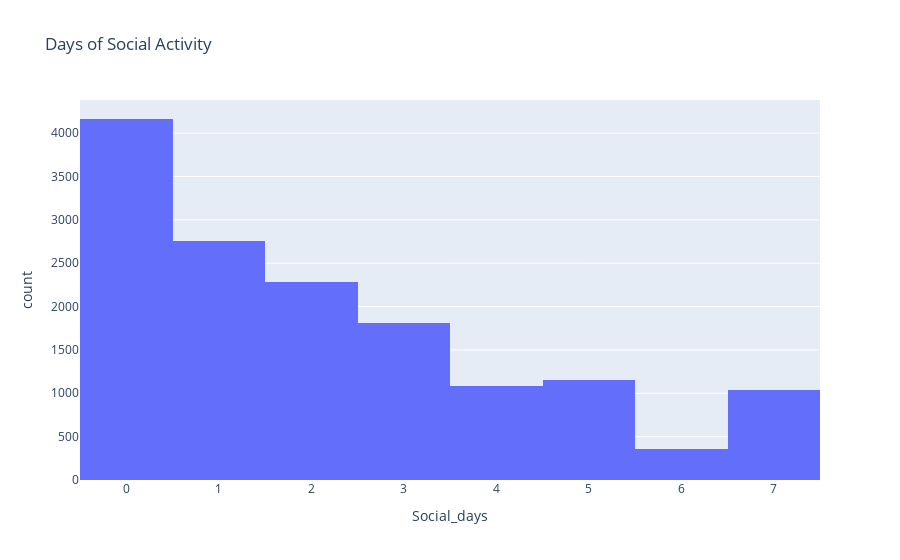

Source (notebook cell):
### Code cell
# Assuming you have already melted the data and stored it in 'melted_data'
# Create a bar chart (histogram) to visualize the frequency distribution
fig = px.histogram(melted_data_Social_days_f, 
                   x='Social_days',  # Column with the values from the melted data
                   title='Days of Social Activity',
                   labels={'Days of Social Activity': 'Days of Social Activity Frequency'},
                   category_orders={'Days of Social Activity': melted_data_Social_days_f['Social_days'].value_counts().index.tolist()})

# Show the plot
fig.show()
#these are all not updated, i goofed
#these are all not updated, i goofed
#these are all not updated, i goofed
#these are all not updated, i goofed

### Figure 1 — Plotly figure (JSON) as saved in the notebook; plotly's stock layout.template omitted (floating-point values rounded to 4 significant figures; data arrays with more than 128 entries replaced by an {"elided": "..."} marker saying what was removed)
{"data": [{"alignmentgroup": "True", "bingroup": "x", "hovertemplate": "Social_days=%{x}<br>count=%{y}<extra></extra>", "legendgroup": "", "marker": {"color": "#636efa", "pattern": {"shape": ""}}, "name": "", "offsetgroup": "", "orientation": "v", "showlegend": false, "type": "histogram", "x": {"elided": "34293 int values"}, "xaxis": "x", "yaxis": "y"}], "layout": {"autosize": true, "barmode": "relative", "legend": {"tracegroupgap": 0}, "title": {"text": "Days of Social Activity"}, "xaxis": {"anchor": "y", "autorange": true, "domain": [0, 1], "range": [-0.5, 7.5], "title": {"text": "Social_days"}, "type": "linear"}, "yaxis": {"anchor": "x", "autorange": true, "domain": [0, 1], "range": [0, 4382.0], "title": {"text": "count"}}}}
